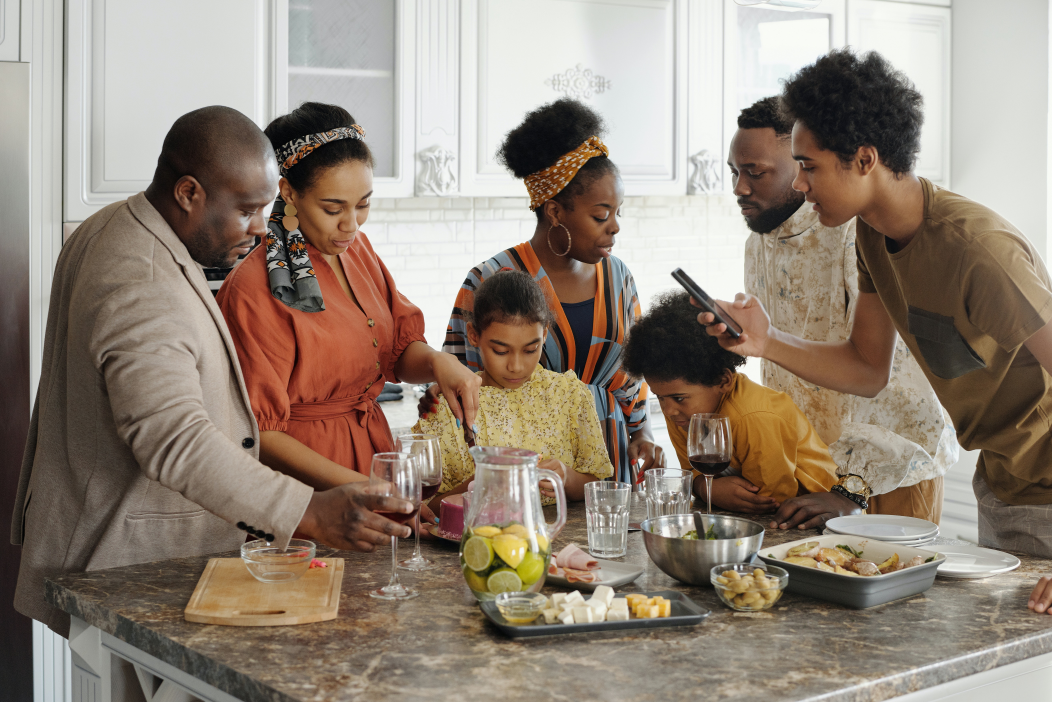
#> input picture image1.jpg, 5260 x 3510 px (shown at 1/5 size)
$ python -i ImageBorder.py   (imports and definitions only)   (older library calls are emulated)
#> lines starting #> are read from the running program, lines starting #| are printed output that depends on the picture
#> further down, picture is the input picture: PIL image 5260x3510 RGB; mean R, G, B 146.1, 132.1, 118.9
import math
import random

from PIL import Image, ImageOps, ImageDraw, ImageFilter, ImageChops, ImageFont


class ImageBorder:

    # [66 lines left out: functions basic_polaroid, vintage_frame, framed_border, grunge_border, filmstrip_border, not called in this run]


    @staticmethod
    def bohemian_bliss_frame(img):
        # Bohemian Bliss: Patterned borders with a tribal touch
        left_border, top_border, right_border, bottom_border = 20, 20, 20, 60
        pattern_colors = ["#FFD700", "#FF4500", "#4B0082", "#6B8E23"]
        new_img = Image.new("RGB", (img.width + left_border + right_border,
                                    img.height + top_border + bottom_border), "#D2B48C")  # Tan background
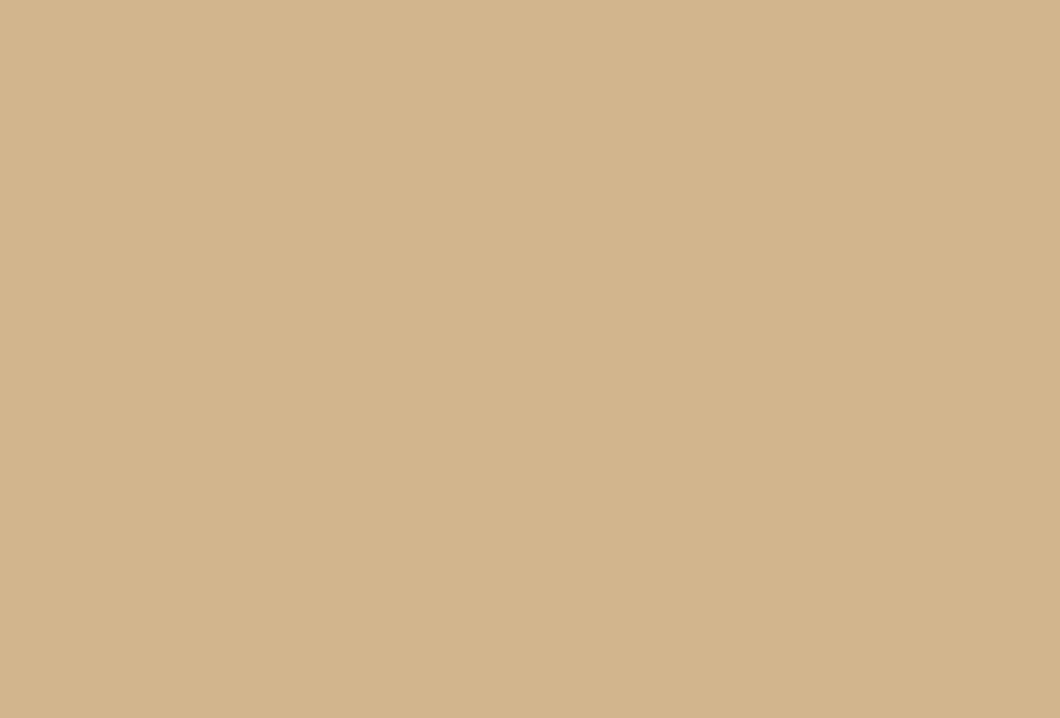
#> new_img: PIL image 5300x3590 RGB (shown at 1/5 size); mean R, G, B 210, 180, 140
        new_img.paste(img, (left_border, top_border))
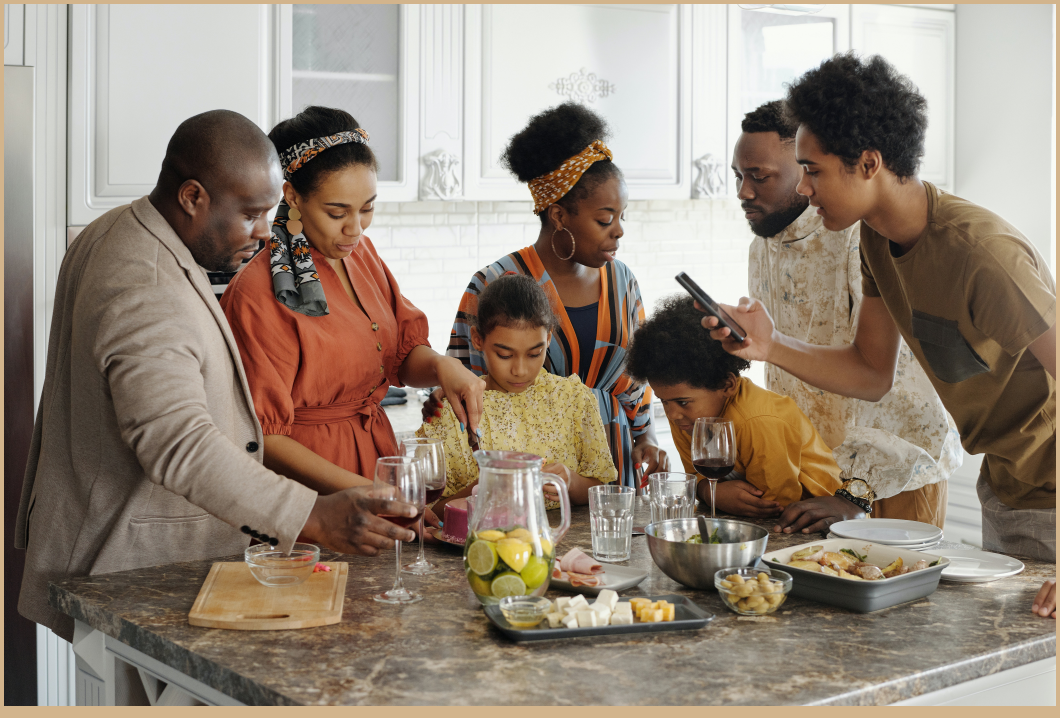
#> new_img: PIL image 5300x3590 RGB (shown at 1/5 size); mean R, G, B 148, 133.6, 119.5
        draw = ImageDraw.Draw(new_img)

        for i in range(0, left_border):
            for y in range(0, new_img.height):
                if (i + y) % 4 == 0:
                    draw.point((i, y), fill=random.choice(pattern_colors))

        for i in range(new_img.width - right_border, new_img.width):
            for y in range(0, new_img.height):
                if (i + y) % 4 == 0:
                    draw.point((i, y), fill=random.choice(pattern_colors))

        for i in range(0, top_border):
            for x in range(0, new_img.width):
                if (i + x) % 4 == 0:
                    draw.point((x, i), fill=random.choice(pattern_colors))

        for i in range(new_img.height - bottom_border, new_img.height):
            for x in range(0, new_img.width):
                if (i + x) % 4 == 0:
                    draw.point((x, i), fill=random.choice(pattern_colors))

        return new_img

    # [102 lines left out: functions pixel_frame, cartoon_frame, bubble_frame, glitch_frame, wooden_frame, not called in this run]

>>> from PIL import Image
>>> picture = Image.open('image1.jpg')
>>> result = ImageBorder().bohemian_bliss_frame(picture)

$ run again, on bg.jpg
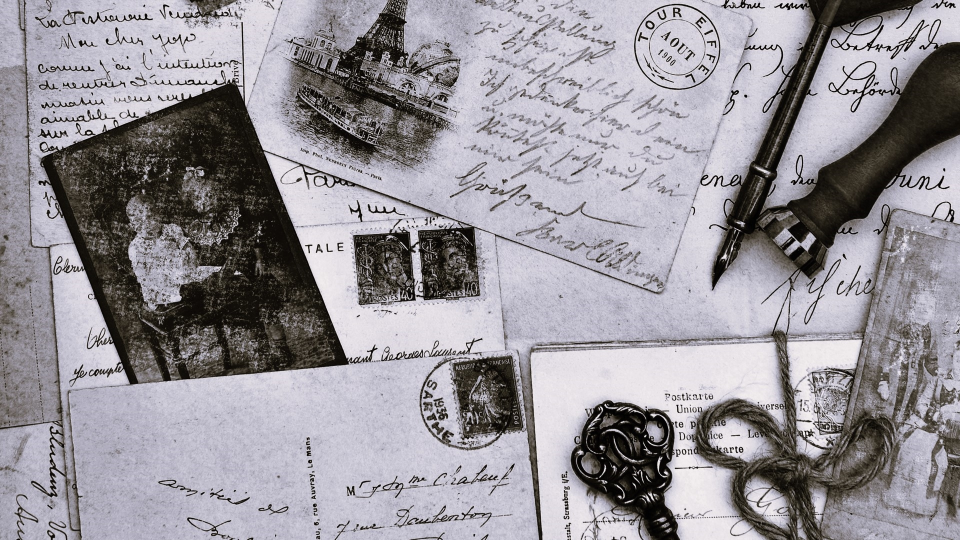
#> input picture bg.jpg, 1920 x 1080 px (shown at 1/2 size)
#> picture is the input picture: PIL image 1920x1080 RGB; mean R, G, B 150.5, 147, 153.1
#> in bohemian_bliss_frame, `new_img.paste(img, (left_border, top_border))`:
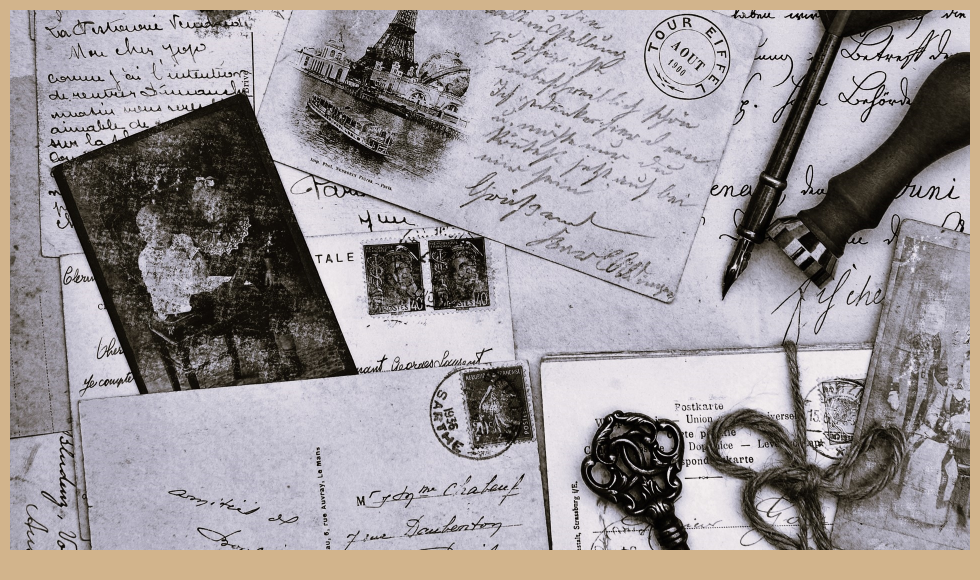
#> new_img: PIL image 1960x1160 RGB (shown at 1/2 size); mean R, G, B 155.8, 149.9, 151.9
#> `result = ImageBorder().bohemian_bliss_frame(picture)`:
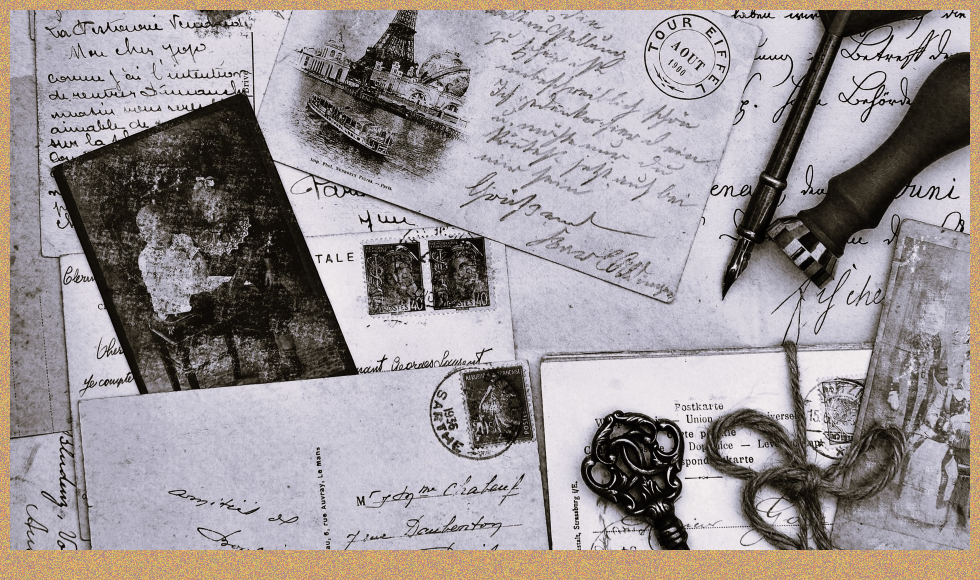
#> result: PIL image 1960x1160 RGB (shown at 1/2 size); mean R, G, B 155, 148.3, 149.7

$ run again, on mountain.jpg
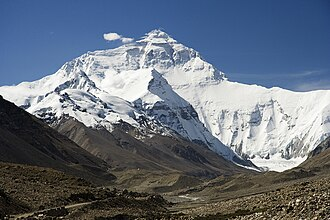
#> input picture mountain.jpg, 330 x 220 px
#> picture is the input picture: PIL image 330x220 RGB; mean R, G, B 103, 112.4, 125.3
#> in bohemian_bliss_frame, `new_img.paste(img, (left_border, top_border))`:
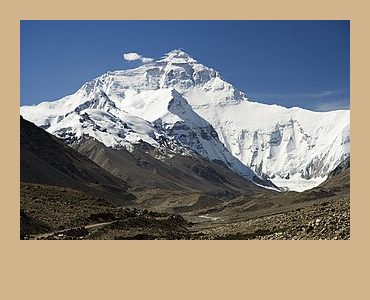
#> new_img: PIL image 370x300 RGB; mean R, G, B 140, 135.8, 130.4
#> `result = ImageBorder().bohemian_bliss_frame(picture)`:
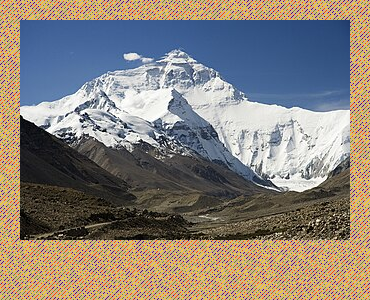
#> result: PIL image 370x300 RGB; mean R, G, B 136.8, 129.4, 121.8
